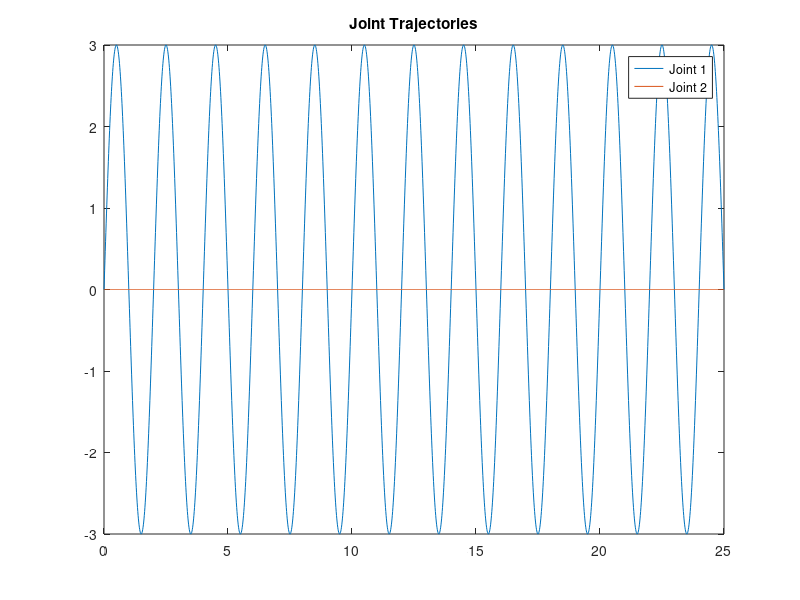

Source code (MATLAB): (Note: this script raises an error after producing the figure.)
%% Script to generate sinusoidal csv file for arm trajectories

clc; clear all; close all;

f = 0.5;    % frequency (Hz)
A = 3;
outputFile = "trajectories_3sin05.csv";

t = linspace(0, 25, 2001)';
x2 = 0.*t;
x1 = A*sin(2*pi*f*t);
traj = [t x1 x2];

figure;
plot(t, x1, t, x2);
legend("Joint 1", "Joint 2");
title("Joint Trajectories");


writematrix(traj, outputFile)